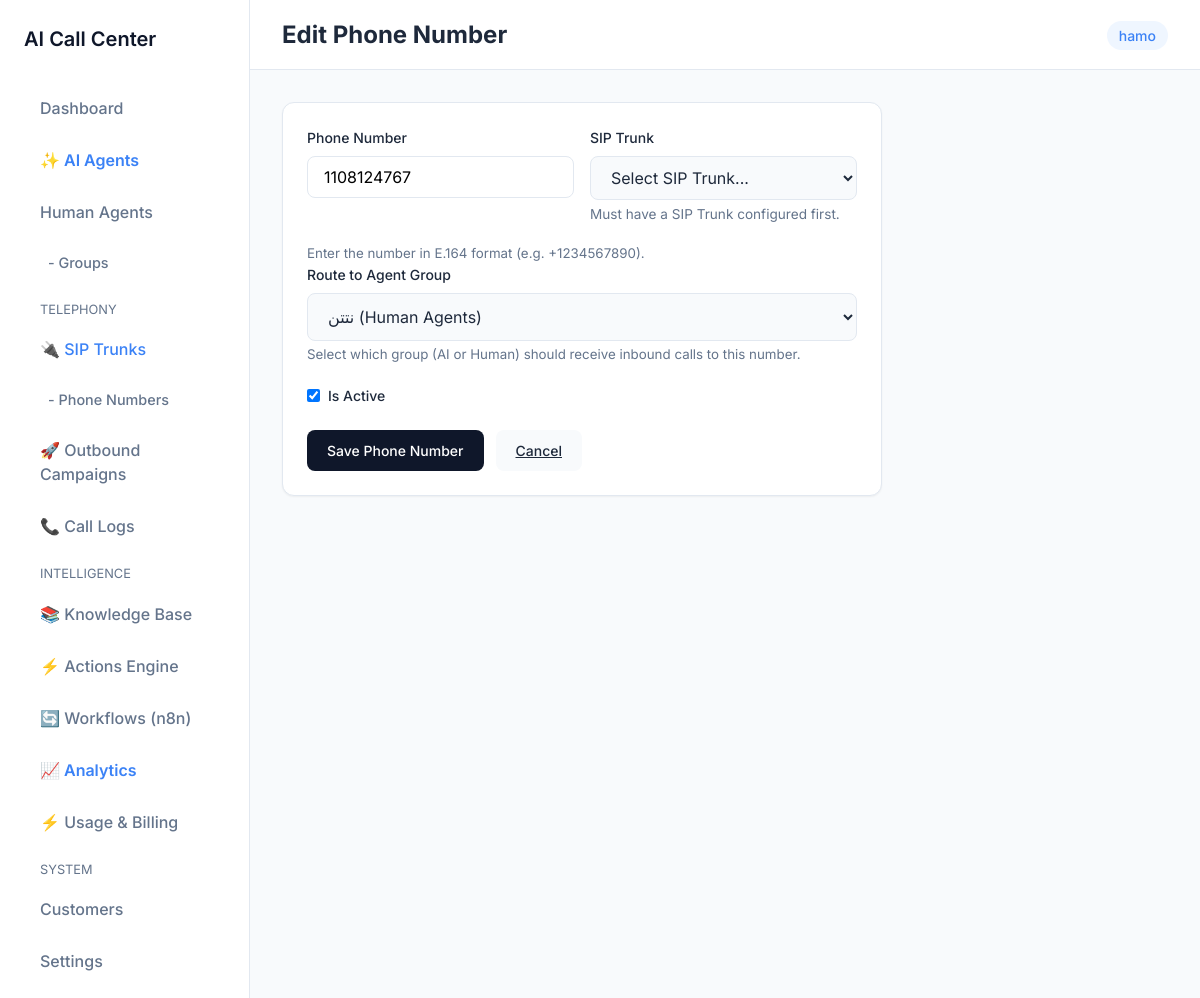
The app's page /telephony/numbers/1/edit/ (signed in) with its own data.
### organizations/models.py (models this page shows, shortened)
class Organization(models.Model):
    name = models.CharField(_("Organization Name"), max_length=255)
    domain = models.CharField(_("Domain"), max_length=255, unique=True, null=True, blank=True)
    is_active = models.BooleanField(default=True)
    created_at = models.DateTimeField(auto_now_add=True)
    updated_at = models.DateTimeField(auto_now=True)

### telephony/models.py (models this page shows, shortened)
class PhoneNumber(TenantAwareModel):
    number = models.CharField(max_length=20, unique=True, help_text="Enter phone number in E.164 format (e.g. +1234567890)")
    sip_trunk = models.ForeignKey(SIPTrunk, on_delete=models.CASCADE, related_name='phone_numbers', null=True, blank=True, help_text="The SIP Trunk this number belongs to")
    group = models.ForeignKey('agents.AgentGroup', on_delete=models.SET_NULL, null=True, blank=True, related_name='phone_numbers', help_text="The Agent Group (AI or Human) that will receive calls to this number.")
    is_active = models.BooleanField(default=True)
    created_at = models.DateTimeField(auto_now_add=True)

### telephony/views.py (the view)
# urls.py: path('numbers/<int:pk>/edit/', views.PhoneNumberUpdateView.as_view(), name='phone_number_update'),
class PhoneNumberUpdateView(LoginRequiredMixin, UpdateView):
    model = PhoneNumber
    fields = ['number', 'sip_trunk', 'group', 'is_active']
    template_name = 'telephony/phone_number_form.html'
    success_url = reverse_lazy('phone_number_list')
    def get_form(self, form_class=None):
        form = super().get_form(form_class)
        org = get_current_organization()
        from agents.models import AgentGroup
        if org:
            form.fields['group'].queryset = AgentGroup.objects.filter(organization=org)
            form.fields['sip_trunk'].queryset = SIPTrunk.objects.filter(organization=org)
        else:
            form.fields['group'].queryset = AgentGroup.objects.none()
            form.fields['sip_trunk'].queryset = SIPTrunk.objects.none()
        return form

### agents/models.py (called while the page is built)
    def __str__(self):
        return f"{self.name} ({self.get_group_type_display()})"

### core/context_processors.py (called while the page is built)
def current_organization(request):
    if hasattr(request, 'organization') and request.organization:
        return {'current_organization': request.organization}
    return {'current_organization': None}

### core/models.py (called while the page is built)
def get_current_organization():
    return getattr(_thread_locals, 'organization', None)

def set_current_organization(organization):
    _thread_locals.organization = organization

    def get_queryset(self):
        org = get_current_organization()
        if org:
            return super().get_queryset().filter(organization=org)
        return super().get_queryset()

### telephony/templates/telephony/phone_number_form.html (shortened to what this page needs)
{% extends 'core/base.html' %}
{% block page_title %}{% if object %}Edit Phone Number{% else %}Add Phone Number{% endif %}{% endblock %}
{% block content %}
<div class="card" style="max-width: 600px;">
    <form method="post">
        <div class="form-group" style="display: flex; gap: 16px;">
            <div style="flex: 1;">
                <label class="form-label" for="id_number">Phone Number</label>
                <input class="form-control" type="text" name="number" id="id_number" value="{{ form.number.value|default_if_none:'' }}" placeholder="+1234567890" required>
            </div>
            <div style="flex: 1;">
                <label class="form-label" for="id_sip_trunk">SIP Trunk</label>
                <select class="form-control" name="sip_trunk" id="id_sip_trunk" required>
                    <option value="" disabled {% if not form.sip_trunk.value %}selected{% endif %}>Select SIP Trunk...</option>
                </select>
                <p style="font-size: 0.85em; color: var(--text-secondary); margin-top: 4px;">Must have a SIP Trunk configured first.</p>
            </div>
        </div>
        <small style="color: var(--text-secondary); display: block; margin-top: 4px;">Enter the number in E.164 format (e.g. +1234567890).</small>
        <div class="form-group">
            <label class="form-label" for="id_group">Route to Agent Group</label>
            {{ form.group }}
            <small style="color: var(--text-secondary); display: block; margin-top: 4px;">Select which group (AI or Human) should receive inbound calls to this number.</small>
        </div>
        <div class="form-group" style="display: flex; align-items: center; gap: 8px; margin-top: 16px;">
            <input type="checkbox" name="is_active" id="id_is_active" {% if form.is_active.value or not object %}checked{% endif %}>
            <label class="form-label" for="id_is_active" style="margin: 0;">Is Active</label>
        </div>
        <div style="display: flex; gap: 12px; margin-top: 24px;">
            <button type="submit" class="btn btn-primary">Save Phone Number</button>
            <a href="{% url 'phone_number_list' %}" class="btn" style="background: var(--bg-color); color: var(--text-primary);">Cancel</a>
        </div>
    </form>
</div>
{% endblock %}

### core/templates/core/base.html (shortened to what this page needs)
{% load static %}
<!DOCTYPE html>
<html lang="en">
<head>
    <link rel="stylesheet" href="{% static 'core/css/style.css' %}">
</head>
<body>
    <div class="app-container">
        <aside class="sidebar">
            <a href="/" class="sidebar-logo">AI Call Center</a>
            <ul class="nav-links">
                <li class="nav-item">
                    <a href="{% url 'dashboard' %}" class="nav-link">Dashboard</a>
                </li>
                <li class="nav-item">
                    <a href="{% url 'ai_agent_list' %}" class="nav-link" style="color: var(--accent-color); font-weight: 600;">✨ AI Agents</a>
                </li>
                <li class="nav-item">
                    <a href="{% url 'agent_list' %}" class="nav-link">Human Agents</a>
                </li>
                <li class="nav-item">
                    <a href="{% url 'agent_group_list' %}" class="nav-link" style="padding-left: 24px; font-size: 0.9em;">- Groups</a>
                </li>
                <li class="nav-item" style="margin-top: 16px; font-size: 0.8em; text-transform: uppercase; color: var(--text-secondary); padding: 0 16px;">Telephony</li>
                <li class="nav-item">
                    <a href="{% url 'sip_trunk_list' %}" class="nav-link" style="color: var(--accent-color);">🔌 SIP Trunks</a>
                </li>
                <li class="nav-item">
                    <a href="{% url 'phone_number_list' %}" class="nav-link" style="padding-left: 24px; font-size: 0.9em;">- Phone Numbers</a>
                </li>
                <li class="nav-item">
                    <a href="{% url 'campaign-list' %}" class="nav-link">🚀 Outbound Campaigns</a>
                </li>
                <li class="nav-item">
                    <a href="{% url 'call_log_list' %}" class="nav-link">📞 Call Logs</a>
                </li>
                <li class="nav-item" style="margin-top: 16px; font-size: 0.8em; text-transform: uppercase; color: var(--text-secondary); padding: 0 16px;">Intelligence</li>
                <li class="nav-item">
                    <a href="{% url 'knowledge_document_list' %}" class="nav-link">📚 Knowledge Base</a>
                </li>
                <li class="nav-item">
                    <a href="{% url 'action_definition_list' %}" class="nav-link">⚡ Actions Engine</a>
                </li>
                <li class="nav-item">
                    <a href="{% url 'workflow_list' %}" class="nav-link">🔄 Workflows (n8n)</a>
                </li>
                <li class="nav-item">
                    <a href="{% url 'analytics_dashboard' %}" class="nav-link" style="color: var(--accent-color); font-weight: 600;">📈 Analytics</a>
                </li>
                <li class="nav-item">
                    <a href="{% url 'usage_dashboard' %}" class="nav-link">⚡ Usage & Billing</a>
                </li>
                <li class="nav-item" style="margin-top: 16px; font-size: 0.8em; text-transform: uppercase; color: var(--text-secondary); padding: 0 16px;">System</li>
                <li class="nav-item">
                    <a href="{% url 'customer_list' %}" class="nav-link">Customers</a>
                </li>
                <li class="nav-item">
                    <a href="{% url 'settings_update' %}" class="nav-link">Settings</a>
                </li>
            </ul>
        </aside>
        <main class="main-content">
            <header class="topbar">
                <div class="topbar-left">
                    <h2 class="page-title">{% block page_title %}Dashboard{% endblock %}</h2>
                </div>
                <div class="topbar-right">
                    {% if current_organization %}
                        <span class="organization-badge">{{ current_organization.name }}</span>
                    {% else %}
                        <span class="organization-badge">Global Admin</span>
                    {% endif %}
                </div>
            </header>
            <div class="content-area">
                {% block content %}
                {% endblock %}
            </div>
        </main>
    </div>
</body>
</html>

### core/static/core/css/style.css (style rules this page uses)
:root { --bg-color: #f8fafc; --surface-color: #ffffff; --primary-color: #0f172a; --text-primary: #1e293b; --text-secondary: #64748b; --border-color: #e2e8f0; --accent-color: #3b82f6; --radius-lg: 12px; --radius-md: 8px; --shadow-sm: 0 1px 2px 0 rgb(0 0 0 / 0.05); --shadow-md: 0 4px 6px -1px rgb(0 0 0 / 0.1), 0 2px 4px -2px rgb(0 0 0 / 0.1); --transition: all 0.2s ease-in-out; }
* { box-sizing: border-box; margin: 0; padding: 0; }
body { font-family: 'Inter', sans-serif; background-color: var(--bg-color); color: var(--text-primary); line-height: 1.5; display: flex; min-height: 100vh; }
.app-container { display: flex; width: 100%; }
.sidebar { width: 250px; background-color: var(--surface-color); border-right: 1px solid var(--border-color); padding: 24px; display: flex; flex-direction: column; }
.sidebar-logo { font-size: 1.25rem; font-weight: 600; color: var(--primary-color); margin-bottom: 32px; text-decoration: none; }
.nav-links { list-style: none; }
.nav-item { margin-bottom: 8px; }
.nav-link { text-decoration: none; color: var(--text-secondary); font-weight: 500; padding: 10px 16px; border-radius: var(--radius-md); display: block; transition: var(--transition); }
.main-content { flex: 1; display: flex; flex-direction: column; }
.topbar { height: 70px; background-color: var(--surface-color); border-bottom: 1px solid var(--border-color); display: flex; align-items: center; justify-content: space-between; padding: 0 32px; }
.organization-badge { background: #eff6ff; color: var(--accent-color); padding: 6px 12px; border-radius: 20px; font-size: 0.875rem; font-weight: 500; }
.content-area { padding: 32px; overflow-y: auto; }
.card { background: var(--surface-color); border-radius: var(--radius-lg); padding: 24px; box-shadow: var(--shadow-sm); border: 1px solid var(--border-color); transition: var(--transition); }
.form-group { margin-bottom: 20px; }
.form-label { display: block; margin-bottom: 8px; font-weight: 500; color: var(--text-primary); font-size: 0.875rem; }
.form-control { width: 100%; padding: 10px 16px; border: 1px solid var(--border-color); border-radius: var(--radius-md); font-family: inherit; font-size: 1rem; transition: var(--transition); }
.btn { display: inline-flex; align-items: center; justify-content: center; padding: 10px 20px; border-radius: var(--radius-md); font-weight: 500; cursor: pointer; transition: var(--transition); border: none; font-family: inherit; font-size: 0.875rem; }
.btn-primary { background-color: var(--primary-color); color: white; }

### telephony/templates/telephony/phone_number_form.html (style rules this page uses)
select { width: 100%; padding: 12px 16px; border: 1px solid var(--border-color); border-radius: 8px; font-size: 1rem; background-color: var(--bg-color); color: var(--text-primary); font-family: inherit; outline: none; }

### records on screen
Organization: name "hamo"
PhoneNumber: number "1108124767", group "نتتن (Human Agents)"
